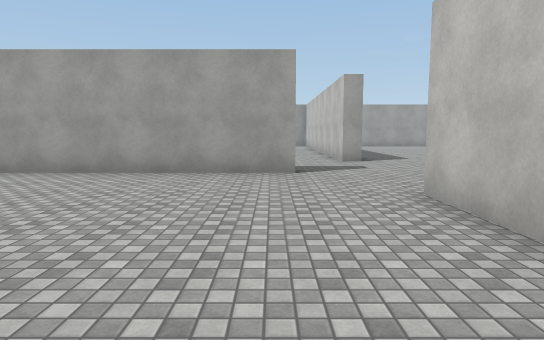
[1] (above)

22 first-person views from a walk through a Unity game level. The camera is 1.5 m above the floor, tilts 6° down and sees 75° across. The floor is counted in squares, 2 m on a side. Each view is taken from the middle of a square. On the plan, view 1 faces up. The plan holds only what a view shows up to about 11 squares ahead; the rest is blank. The place goes on beyond the plan. Surface patterns are stand-ins for the level's own textures.

[2]
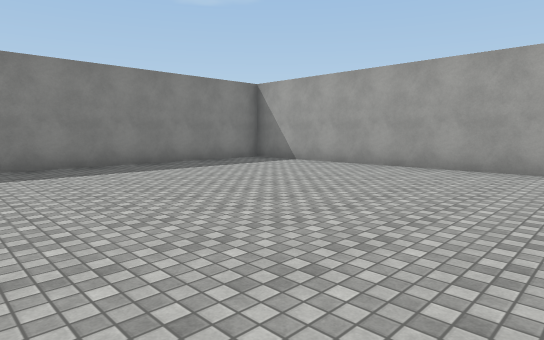

[3]
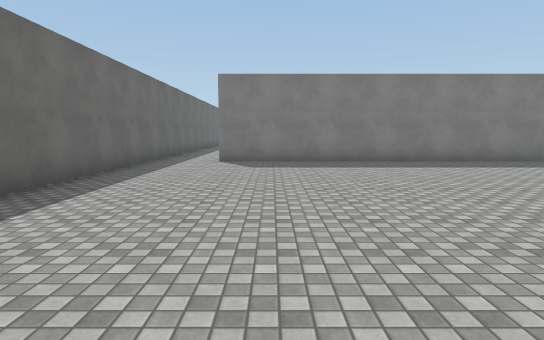

[4]
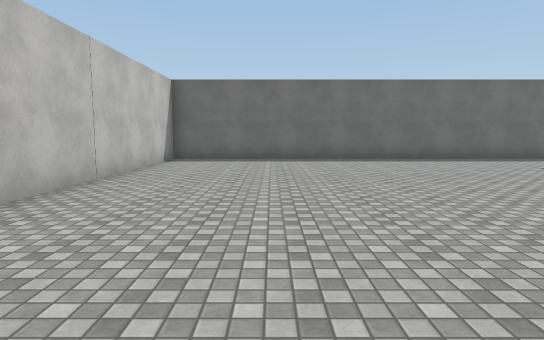

[5]
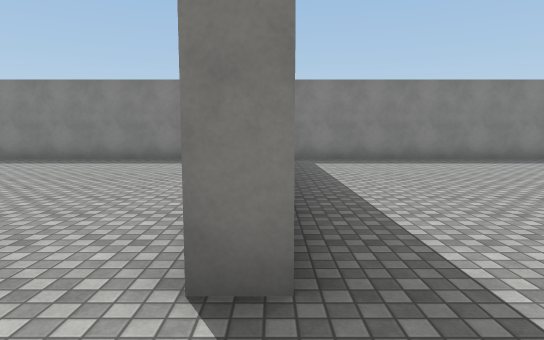

[6]
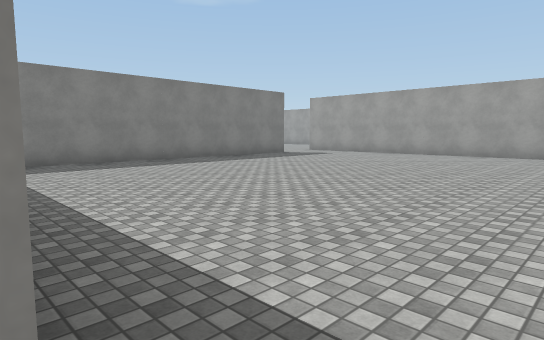

[7]
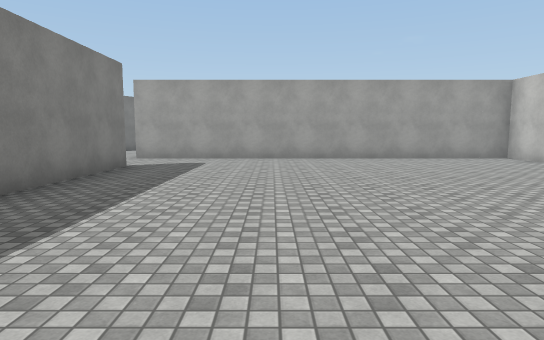

[8]
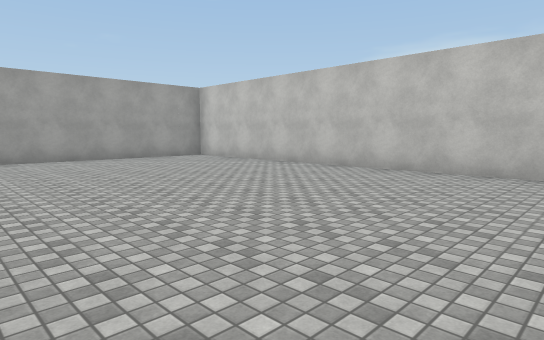

[9]
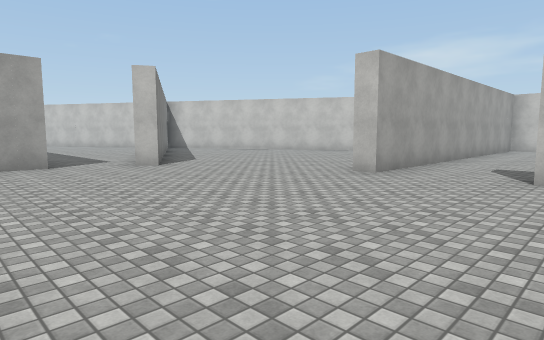

[10]
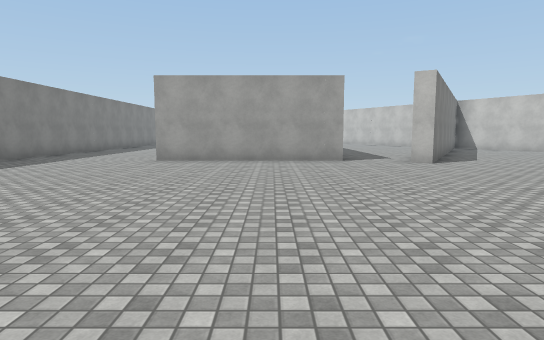

[11]
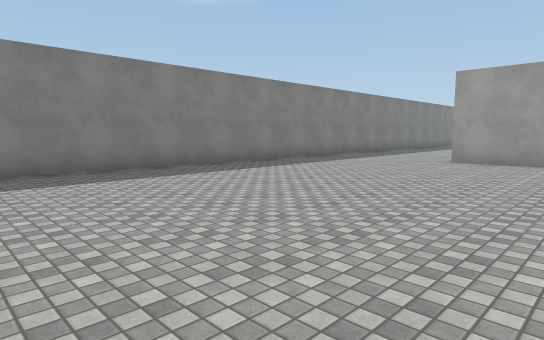

[12]
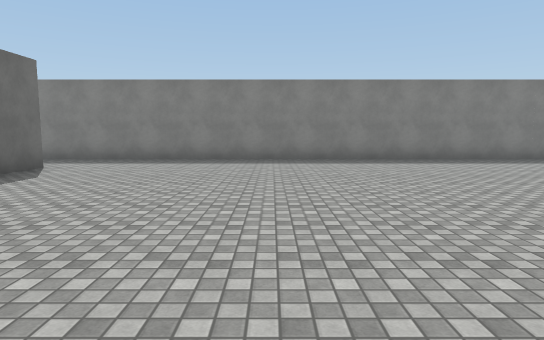

[13]
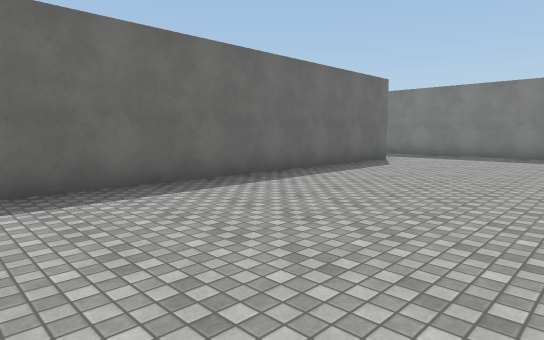

[14]
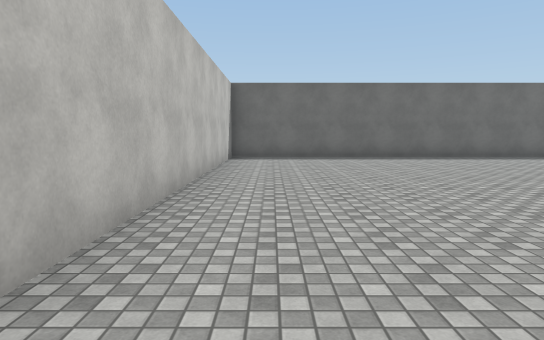

[15]
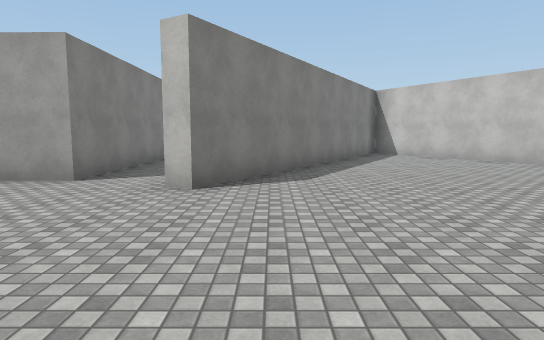

[16]
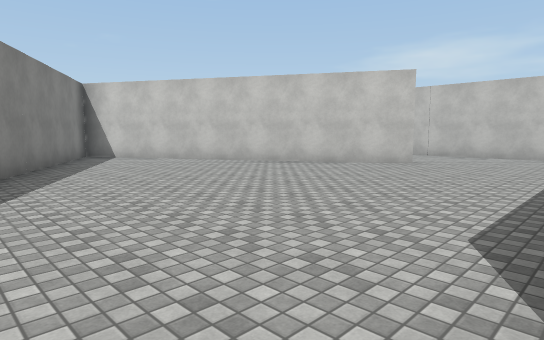

[17]
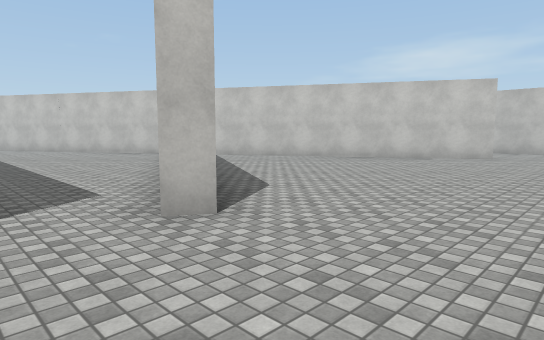

[18]
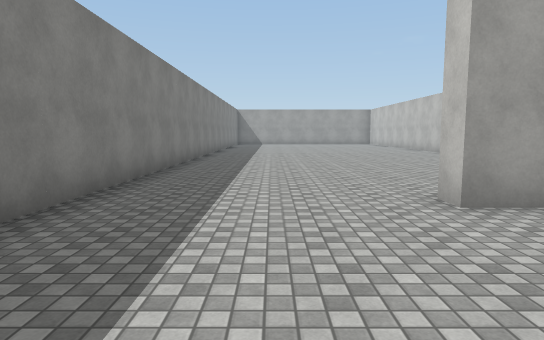

[19]
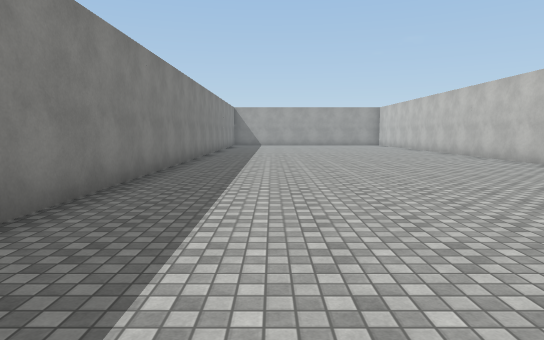

[20]
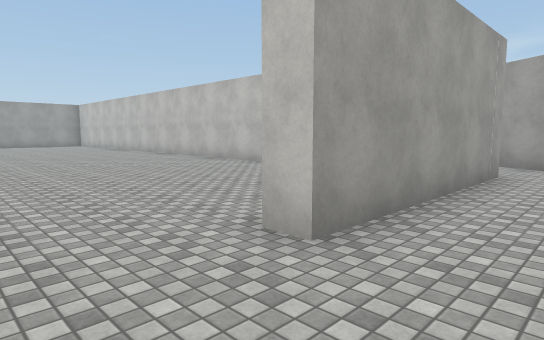

[21]
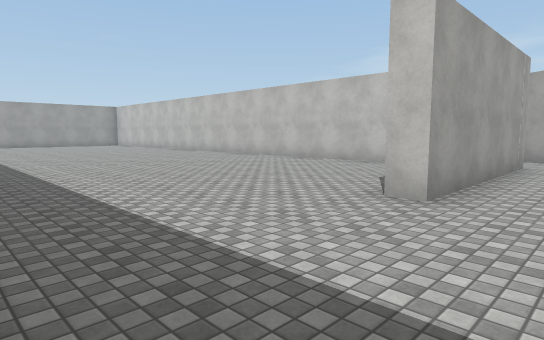

[22]
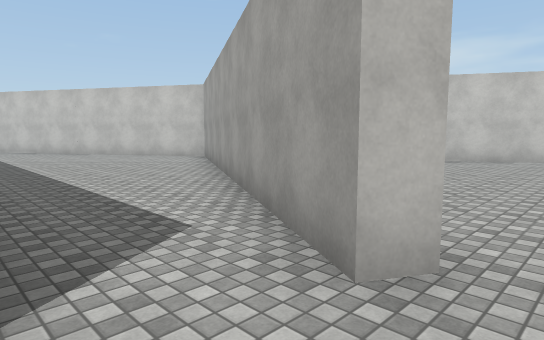

### Floor plan
Points are (right, up) in squares from view 1. A wall is a line through its corners. A room is listed if a view was taken in it or the views show most of it. See-through windows are left out.
Room 1 (views 1, 2, 3, 4)
walls: (-0.6, 6.6) (-8.3, 6.6) (-8.3, -3.4); (-8.6, -5.2) (1.9, -5.2) (1.9, 4.4)
ways out: opening at (1, 5.7) to room 2; opening at (-8, -4.5)
Room 2 (views 5, 6)
walls: (2.4, 9.3) (1.9, 9.3); (0.4, 7.1) (0.4, 6.6) (-0.6, 6.6)
ways out: opening at (1, 5.7) to room 1; opening at (1.5, 8.5) to room 3
Room 3 (views 7, 8)
walls: (-8.3, 17) (-8.3, 7.6); (1.9, 9.3) (1.9, 19.3) (-8.9, 19.3)
ways out: opening at (1.5, 8.5) to room 2; opening at (-8, 18) to room 4
Room 4 (views 9, 10, 11, 12, 13, 14, 15, 16, 17, 18, 19, 20, 21, 22)
walls: (-13.1, 24.5) (-18.1, 24.5) (-18.1, 25.1); (-8.9, 19.3) (-8.9, 19.9); (-13.6, 27.2) (-13.6, 34.1); (-1.4, 23.6) (-6.3, 31.9) (-11.1, 23.7) (-11.5, 23.9); (-19.6, 7.1) (-8.8, 7.1) (-8.8, 17); (1.9, 21.5) (1.9, 22.5); (-22.2, 34.1) (-22.2, 6.4)
ways out: opening at (-8, 18) to room 3; opening at (-21, 6); opening at (-12, 25); opening at (0.5, 23.5)

Where each view was taken, in squares from view 1:
view 1: 0 up, 0 right, facing up
view 2: 1 down, 0 right, facing up-left
view 3: 2 down, 1 right, facing left
view 4: 5 up, 1 left, facing down
view 5: 7 up, 2 right, facing left
view 6: 7 up, 1 right, facing up-left
view 7: 9 up, 5 left, facing up
view 8: 9 up, 5 left, facing up-right
view 9: 16 up, 15 left, facing up-right
view 10: 15 up, 15 left, facing up
view 11: 15 up, 15 left, facing up-left
view 12: 12 up, 12 left, facing left
view 13: 12 up, 10 left, facing down-left
view 14: 18 up, 10 left, facing down
view 15: 19 up, 10 left, facing up
view 16: 20 up, 10 left, facing up-right
view 17: 21 up, 13 left, facing up-right
view 18: 21 up, 20 left, facing up
view 19: 23 up, 20 left, facing up
view 20: 23 up, 20 left, facing up-right
view 21: 23 up, 22 left, facing up-right
view 22: 23 up, 13 left, facing up-right
